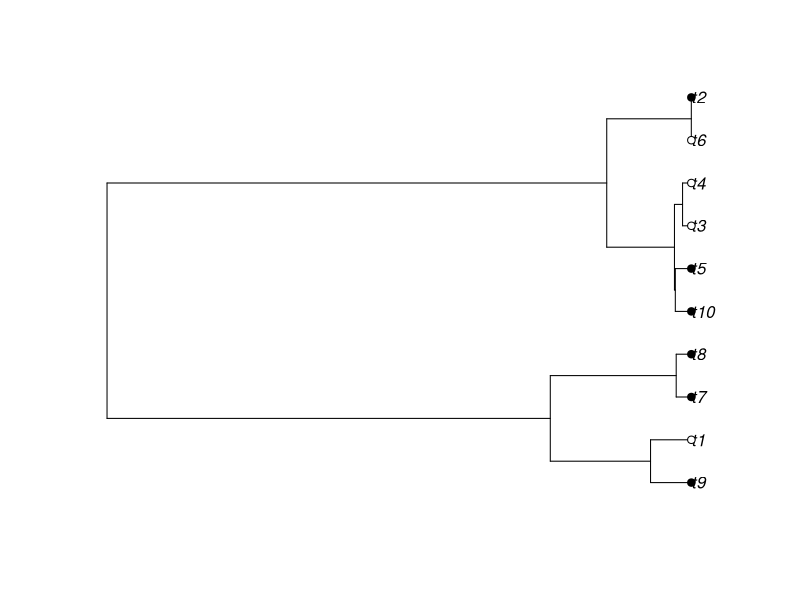
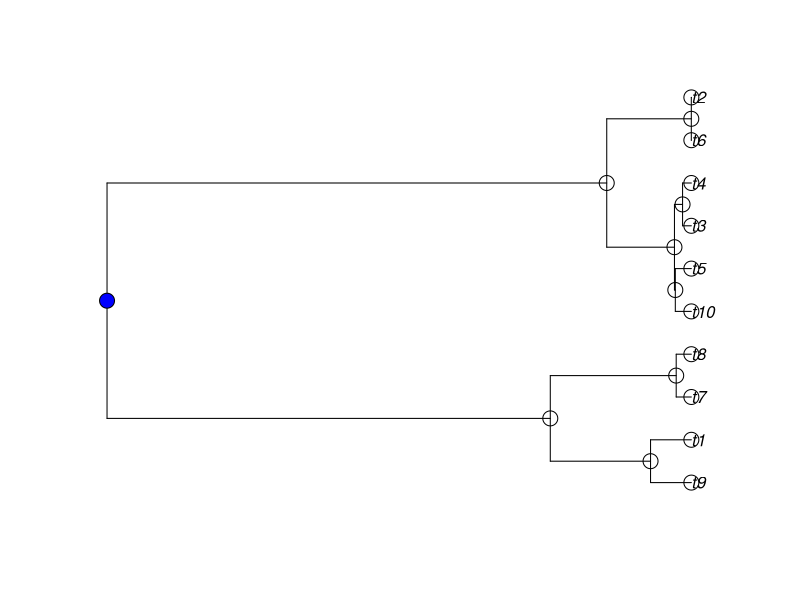
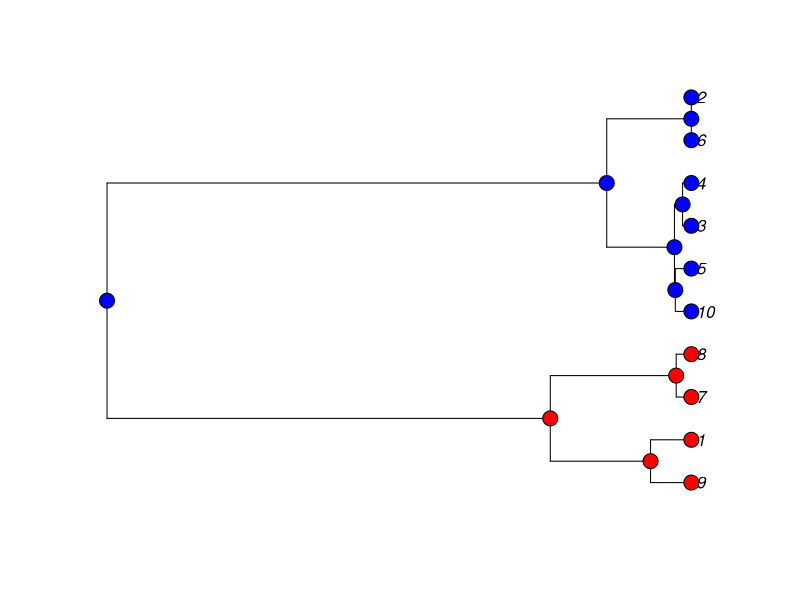

Reproduce these figures in R, in order.
## ---- chunk 1
rm(list=ls())

library(ape)
library(expm) # matrix exponential
## ---- chunk 2
tree <- rcoal(10)
x <- sample(c(0,1), size=10, replace=T)

plot(tree)
tiplabels(pch=21,bg=x)


fit <- ace(x, tree, type='discrete', model='ARD')
## ---- chunk 3
Q <- matrix(c(-1,1,1,-1),ncol=2) 
# can scale rates up or down:
Q <- Q/1

getP <- function(t,Q){
	P <- expm(Q*t)
	return(P)
} 
## ---- chunk 4
states_vec <- rep(NA,(tree$Nnode + length(tree$tip.label)))
names(states_vec) <- c(tree$tip.label, paste0("node", 1:tree$Nnode))
## ---- chunk 5
states <- c(1, 2)
state_colors <- c('blue','red') #for plotting
## ---- chunk 6
pi_root <- c(1,0) 
## ---- chunk 7
root <- length(tree$tip.label) + 1
states_vec[root] <- sample(states, 1, prob = pi_root)
## ---- chunk 8
plot(tree)
tip_states <- states_vec[tree$tip.label]
tiplabels(pch=21, bg=state_colors[tip_states], cex=2)
node_states <- states_vec[paste0("node", 1:tree$Nnode)] 
nodelabels(pch=21, bg=state_colors[node_states], cex=2)
## ---- chunk 9
preorder <- rev(postorder(tree))  # parent before children
## ---- chunk 10
edges <- tree$edge
## ---- chunk 11
colnames(edges) <- c('parent','descendant')
edges <- as.data.frame(edges) # to use the handy $ command for columns
## ---- chunk 12
edge.lengths <- tree$edge.length
## ---- chunk 13
edges$parentstate <- states_vec[edges$parent]
edges$nextstate <- NA
edges$lengths <- edge.lengths

for(i in 1:nrow(edges)){
	parent_state <- if(edges[i,'parentstate']==1){c(1,0)}else{c(0,1)}
	prob = getP(edges$lengths[i],Q) %*% parent_state
	next_state <- sample(c(1,2), size=1, prob=c(prob))
	new_parent <- edges[i, 'descendant']
	edges[i,'nextstate'] <- next_state	
	edges[edges$parent==new_parent, 'parentstate'] <- next_state
}
## ---- chunk 14
states_vec[edges$parent] <- edges$parentstate
states_vec[edges$descendant] <- edges$nextstate
## ---- chunk 15
plot(tree)
tip_states <- states_vec[tree$tip.label]
tiplabels(pch=21, bg=state_colors[tip_states], cex=2)
node_states <- states_vec[paste0("node", 1:tree$Nnode)] 
nodelabels(pch=21, bg=state_colors[node_states], cex=2)
